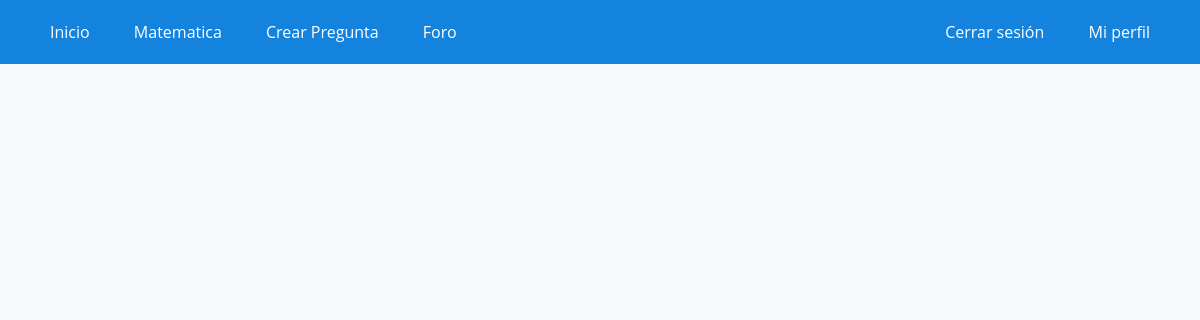
The app's page /foro/ (signed in), older data.
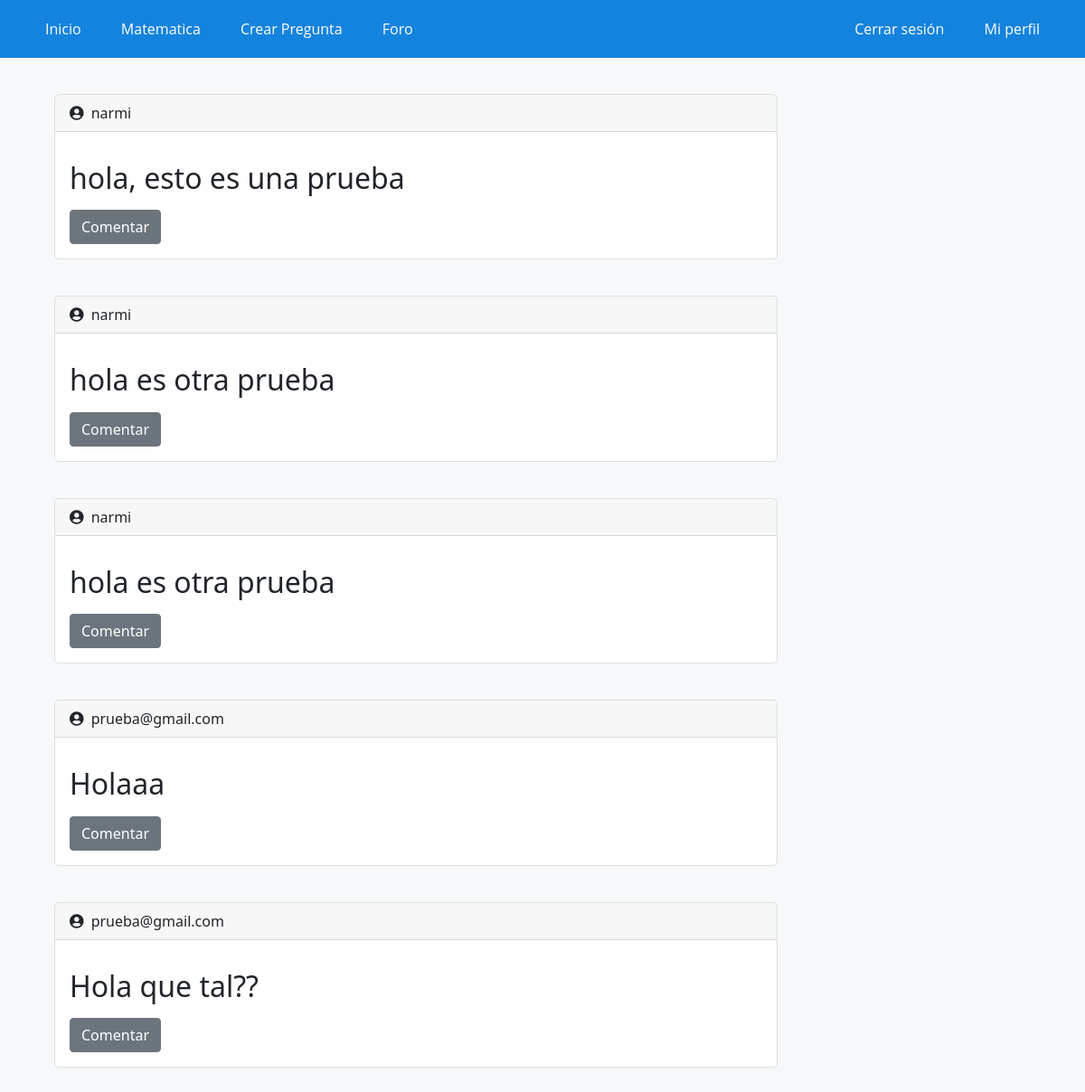
The same page, newer data.
### WebApp/models.py (models this page shows, shortened)
class PostForo(models.Model):
    usuario = models.ForeignKey(settings.AUTH_USER_MODEL, on_delete=models.CASCADE)
    sigla = models.CharField(max_length=7, choices=siglas)
    texto = models.TextField()
    slug = models.SlugField(unique=True, blank=True)
    tiempo = models.DateTimeField(auto_now_add=True)

### WebApp/views.py (the view)
# urls.py: path('foro/', foro, name="foro1"),
def foro(request):
    post = PostForo.objects.all()
    contexto = {
        'post': post
    }
    return render(request, 'app/foro.html', contexto)

### WebApp/templates/app/foro.html (shortened to what this page needs)
{% extends 'app/base.html' %}
{% load static %}
{% block contenido %}
<div class="elContenedor">
    <p>
        {% for post in post %}
                <div class="preguntas mb-3" style="max-width: 800px;">
                    <div class="card-header"><i class="fas fa-user-circle pr-2">&nbsp;</i> {{post.usuario}}</div>
                    <div class="card-body">
                      <p class="card-text"> <h2>{{post.texto}}</h2></p>
                      <div>
                        <a href="{% url 'foro2' post.pk %}">
                            <button type="button" class="btn btn-secondary">
                                Comentar
                            </button>
                        </a>
                    </div>
                    </div>
                  </div>
        {% endfor %}
    </p>
</div>
{% endblock %}

### WebApp/templates/app/base.html (shortened to what this page needs)
<!DOCTYPE html>
<html lang="es">
<head>
    {% load  static %}
    <link rel="stylesheet" href="https://use.fontawesome.com/releases/v5.6.3/css/all.css" >
    <link href="https://cdn.jsdelivr.net/npm/bootstrap@5.1.3/dist/css/bootstrap.min.css" rel="stylesheet">
    <link rel="stylesheet" href="{% static 'app/css/styles.css' %}">
        <link rel="stylesheet" href="https://cdnjs.cloudflare.com/ajax/libs/mathquill/0.10.1/mathquill.css"/>
</head>
<body>
    <header>
        <nav class="navegacion">
            <ul class="menu">
                <li><a href="{% url 'home' %}">Inicio</a></li>
                {% if user.is_authenticated %}
                <li><a class="mat">Matematica</a>
                </li>
                <li><a href="{% url 'crearPregunta' %}">Crear Pregunta</a></li>
                <li><a href="{% url 'foro1' %}">Foro</a></li>
                {% endif %}
            </ul>
            <ul>
                {% if user.is_authenticated %}
                <li><a href="{% url 'logout' %}">Cerrar sesión</a></li>
                <li><a href="{% url 'mi_perfil' %}">Mi perfil</a></li>
                {% else %}
                <li><a href="{% url 'iniciar_sesion' %}">Iniciar sesión</a></li>
                <li><a href="{% url 'registrarse' %}">Registrarse</a></li>
                {% endif %}
            </ul>
        </nav>
    </header>
    {% if user.is_authenticated %}
    <div id="contenido">
        {% block contenido%}
        {% endblock %}
    </div>
    {% else %}
    <div id="contenido">
        <h1>Por Favor, inicia sesión para poder acceder al contenido :)</h1>
    </div>
    {% endif %}
</body>
</html>

### WebApp/static/app/css/styles.css (style rules this page uses)
* { margin: 0; padding: 0; -webkit-box-sizing: border-box; -moz-box-sizing: border-box; box-sizing: border-box; }
body { background: rgb(247,248,250); }
.navegacion { display: flex; justify-content: space-between; width: 100%; padding-inline: 30px; margin: auto; background: #1483dd; }
.navegacion ul { list-style: none; margin: 0; padding: 0; }
.navegacion > ul >li { position: relative; display: inline-block; }
.navegacion > ul > li > a { display: block; padding: 20px 20px; color: white; font-family: 'Open Sans', sans-serif; text-decoration: none; }
.mat { color: white; }
#contenido { width: 100%; padding-top: 0px; padding-bottom: 50px; margin:auto; }
.elContenedor { width: 90%; padding-top: 0px; margin:auto; }
.preguntas { background-color: rgb(255,255,255); border-radius: 5px ; margin-bottom: 40px; margin-top: 40px; border: 1px solid rgb(222,223,225); }

Row changes from the older to the newer data that the page shows:
added PostForo: usuario "narmi", texto "hola, esto es una prueba"
added PostForo: usuario "narmi", texto "hola es otra prueba"
added PostForo: usuario "narmi", texto "hola es otra prueba"
added PostForo: usuario "prueba@gmail.com", texto "Holaaa"
added PostForo: usuario "prueba@gmail.com", texto "Hola que tal??"
